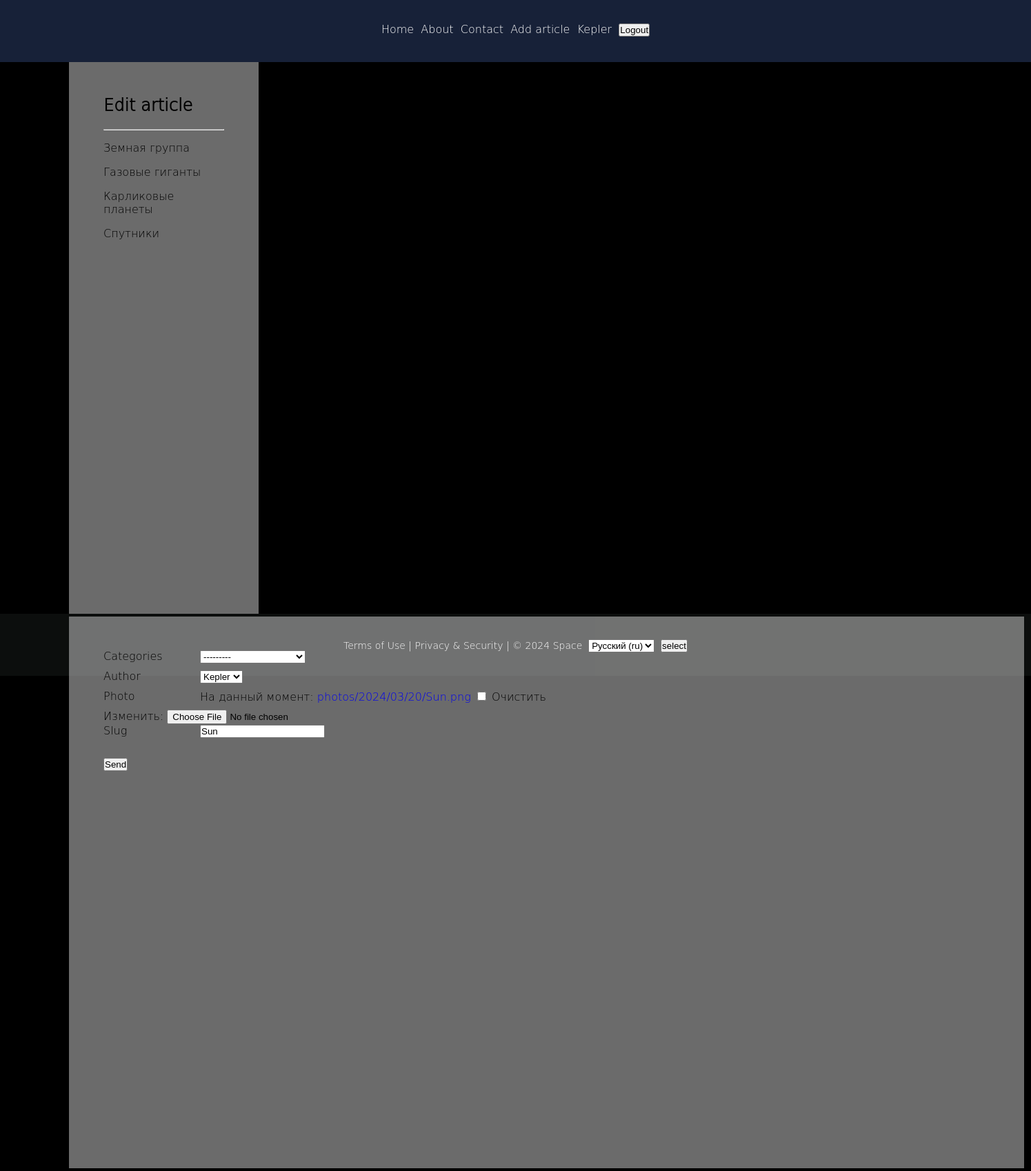
Screenshot of /users/edit/Sun/ (signed in) with the database file from the repository.
### users/models.py (models this page shows)
class User(AbstractUser):
    photo = models.ImageField(upload_to='users/%Y/%m/%d/', blank=True, null=True, verbose_name=_('Photo'))
    first_name = models.TextField(blank=True, null=True, verbose_name=_('Name'))
    last_name = models.TextField(blank=True, null=True, verbose_name=_('Surname'))
    date_birth = models.DateTimeField(blank=True, null=True, verbose_name=_('Date of birth'))

### base/models.py (models this page shows, shortened)
class Category(models.Model):
    cat_name = models.CharField(max_length=100, db_index=True, verbose_name=_('Category'))
    cat_slug = models.SlugField(max_length=255, unique=True, db_index=True)
    objects = models.Manager()
    class Meta:
        verbose_name = _('category')
        verbose_name_plural = _('Categories')
    def __str__(self):
        return self.cat_name
    def get_absolute_url(self):
        return reverse('category', kwargs={'cat_slug': self.cat_slug})

class Content(models.Model):
    header = models.CharField(max_length=255, verbose_name=_('Header'))
    post = models.TextField(blank=True, verbose_name=_('Content'))
    slug = models.SlugField(max_length=255, unique=True, db_index=True, verbose_name=_('Slug'))
    photo = models.ImageField(
        upload_to="photos/%Y/%m/%d/", default=None, blank=True, null=True, verbose_name=_('Photo')
    )
    author = models.ForeignKey(
        get_user_model(), on_delete=models.SET_NULL, related_name='content',
        null=True, default=None, verbose_name=_('Author')
    )
    category = models.ForeignKey(
        'Category', on_delete=models.PROTECT, related_name='content', null=True, verbose_name=_('Categories')
    )
    time_create = models.DateTimeField(auto_now_add=True, verbose_name=_('Creation time'))
    time_update = models.DateTimeField(auto_now=True, verbose_name=_('Time of change'))
    is_published = models.BooleanField(default=True, verbose_name=_('Status'))
    objects = models.Manager()
    published = PublishManager()
    class Meta:
        verbose_name = _('object')
        verbose_name_plural = _('Objects')

### users/views.py (the view)
# urls.py: path('edit/<slug:slug>/', views.UpdatePost.as_view(), name='edit'),
class UpdatePost(PermissionRequiredMixin, LoginRequiredMixin, UpdateView):
    model = get_content_model()
    fields = ['header_ru', 'header_en', 'post_ru', 'post_en', 'category', 'author', 'photo', 'slug']
    template_name = 'users/add_post.html'
    permission_required = 'users.change_users'
    success_url = reverse_lazy('home')
    extra_context = {'title': _('Edit article'), 'page_header': _('Edit article')}

### base/templatetags/base_tags.py (called while the page is built)
@register.inclusion_tag('base/category.html')
def get_category(selected=0):
    category = Category.objects.all()
    return {'category': category, 'selected': selected}

### users/templates/users/add_post.html (shortened to what this page needs)
{% extends 'base.html' %}
{% load i18n %}
{% block content %}
<form method="POST" enctype="multipart/form-data" class="form-label">
    {% for i in form %}
    <label class="label-form" for="{{i.id_for_label}}">{{i.label}}</label>{{i}}
    {% endfor %}
    <br>
    <button type="submit">{% trans 'Send' %}</button>
</form>
{% endblock %}

### templates/base.html (shortened to what this page needs)
<!DOCTYPE html>
<html lang="ru">
{% load static %}
{% load base_tags %}
{% load i18n %}
<head>
    <link type="text/css" rel="stylesheet" href="{% static 'base/css/styles.css' %}">
</head>
<body>
<div id="page">
    <div class="head">
        <div class="menu">
            <a class="link-white" href="{% url 'home' %}">{% trans 'Home' %}</a>&nbsp;
            <a class="link-white" href="{% url 'about' %}">{% trans 'About' %}</a>&nbsp;
            <a class="link-white" href="{% url 'contact' %}">{% trans 'Contact' %}</a>&nbsp;
            {% if perms.users.add_users %}
            <a class="link-white" href="{% url 'users:add_post' %}">{% trans 'Add article' %}</a>&nbsp;
            {% endif %}
            {% if user.is_authenticated %}
            <a class="link-white" href="{% url 'users:profile' %}">{{user.username}}</a>&nbsp;
            <form style="display:inline-block" method="post" action="{% url 'users:logout' %}">{% csrf_token %}
                <button type="submit" class="button-head">{% trans 'Logout' %}</button>
            </form>
            {% endif %}
        </div>
    </div>
    <div class="body">
        <div class="categories">
            <div class="shell">
                <br><h2>{{page_header}}</h2>
                <hr class="line">
                {% get_category selected %}
            </div>
        </div>
        <div class="content">
            <div class="shell"><br>
                <br>{% block content %}{% endblock %}
            </div>
        </div>
    </div>
    <div class="footer" style="color: #ffffff">
        <div style="display:inline-block">
            <a class="link-white" href="{% url 'terms' %}">{% trans 'Terms of Use' %}</a> |
            <a class="link-white" href="{% url 'privacy' %}">{% trans 'Privacy & Security' %}</a> |
            &copy 2024 {% trans 'Space' %}&nbsp;
        </div>
        <form style="display:inline-block" class="language" action="{% url 'set_language' %}" method="post">
            <select name="language">
                {% get_current_language as LANGUAGE_CODE %}
                {% get_available_languages as LANGUAGES %}
                {% get_language_info_list for LANGUAGES as languages %}
                {% for language in languages %}
                <option value="{{language.code}}" {% if language.code == LANGUAGE_CODE %} selected{% endif %}>
                    {{language.name_local}} ({{language.code}})
                </option>
                {% endfor %}
            </select>&nbsp;
            <input type="submit" value="{% trans 'select' %}">
        </form>
    </div>
</div>
</body>
</html>

### base/templates/base/category.html
{% for i in category %}
{% if i.id == selected %}
<ul><a>{{i.cat_name}}</a></ul>
{% else %}
<ul><a class="link-dark" href="{{i.get_absolute_url}}">{{i.cat_name}}</a></ul>
{% endif %}
{% endfor %}

### base/static/base/css/styles.css (style rules this page uses)
* { padding: 0; text-decoration: none; }
html, body { margin: 0; height: 100%; background: #000000 url('../images/background_image.png') no-repeat 50% 0%; }
#page { height: 100%; max-width: 1920px; min-width: 1050px; margin: 0 auto; font-family: 'DejaVu Sans Light', 'Arial'; font-size: 16px; }
.head { height: 90px; padding-top: 33px; box-sizing: border-box; background: #172138; text-align: center; }
.menu { display: inline-block; padding: 0px 0px 0px 0px; }
.language { padding: 0px 0px 0px 0px; display: inline-block; }
.body { box-sizing: border-box; height: 100%; padding: 0px 0px 0px 100px; }
.categories { display: inline-block; overflow-x: hidden; overflow-y: auto; height: 100%; max-width: 275px; min-width: 275px; background: rgba(204, 204, 204, 0.05); }
.content { display: inline-block; overflow-x: hidden; overflow-y: auto; height: 100%; max-width: 1385px; min-width: 1385px; background: rgba(204, 204, 204, 0.05); }
.shell { min-height: 100%; padding: 10px 50px 10px 50px; background: rgba(204, 204, 204, 0.5); }
.footer { height: 90px; padding-top: 37px; box-sizing: border-box; background: #0c0e0d; text-align: center; font-size: 14px; }
.label-form { display: inline-block; min-width: 140px; padding-bottom: 10px; vertical-align: top; }
.link-white { color: #ffffff; }
.link-dark { color: #000000; }

### rows the page displays
User: username "Kepler"
Category: cat_name "Земная группа"
Category: cat_name "Газовые гиганты"
Category: cat_name "Карликовые планеты"
Category: cat_name "Спутники"
Content: form "---------" "Kepler" "Sun"

### other values shown
{{ page_header }} "Edit article"
{{ i.label }} "Categories" "Author" "Photo" "Slug"
form field language "Русский (ru)"
